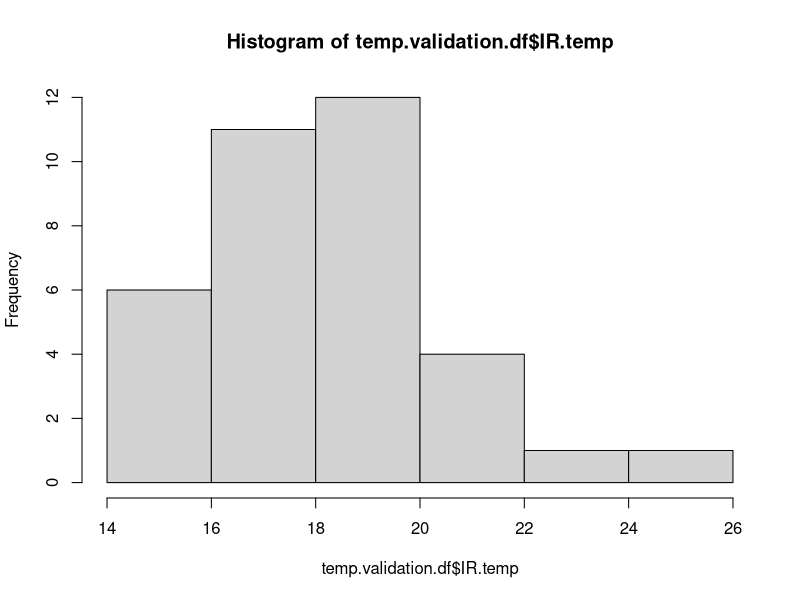
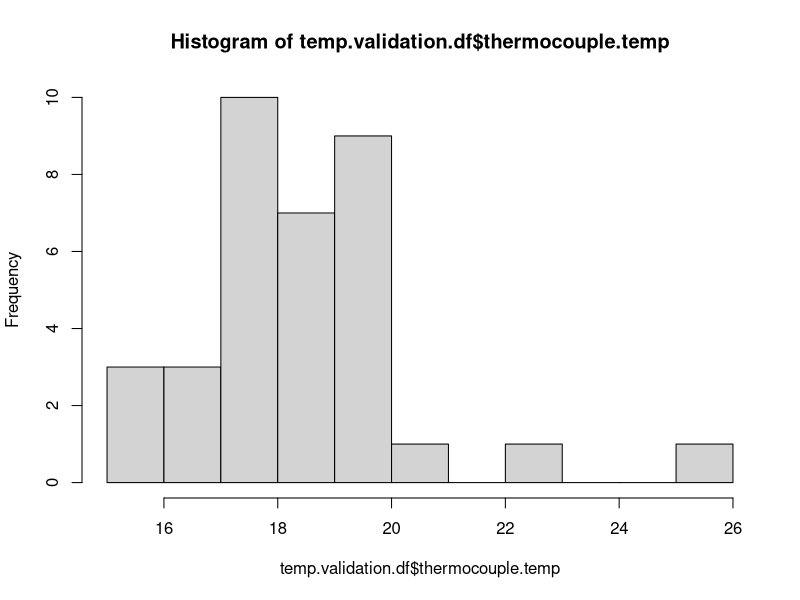
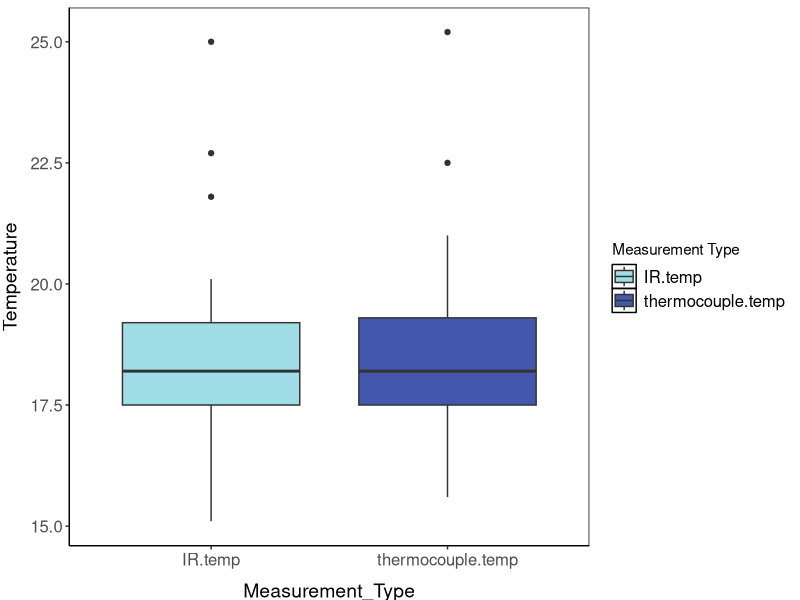
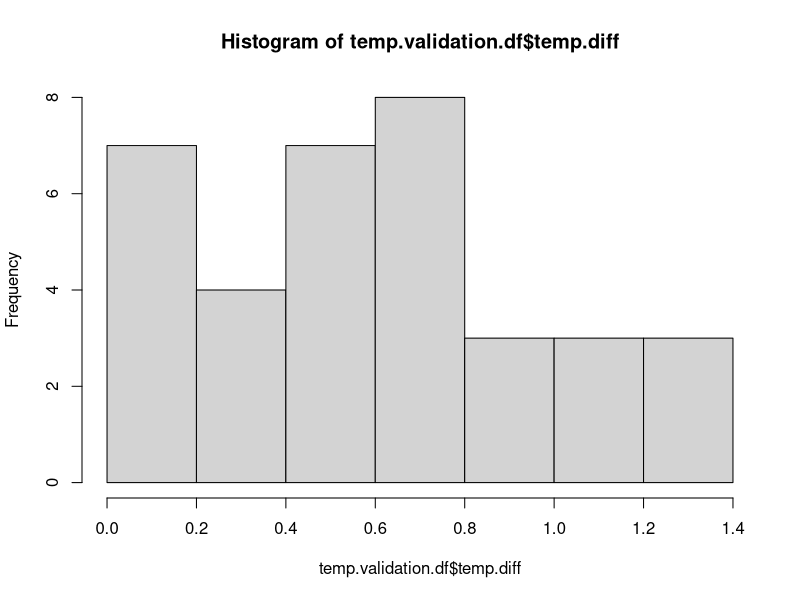
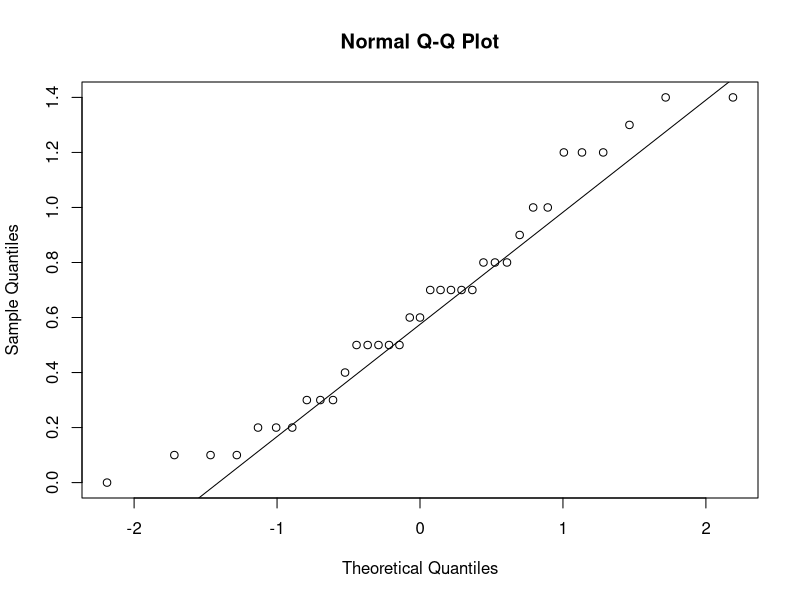
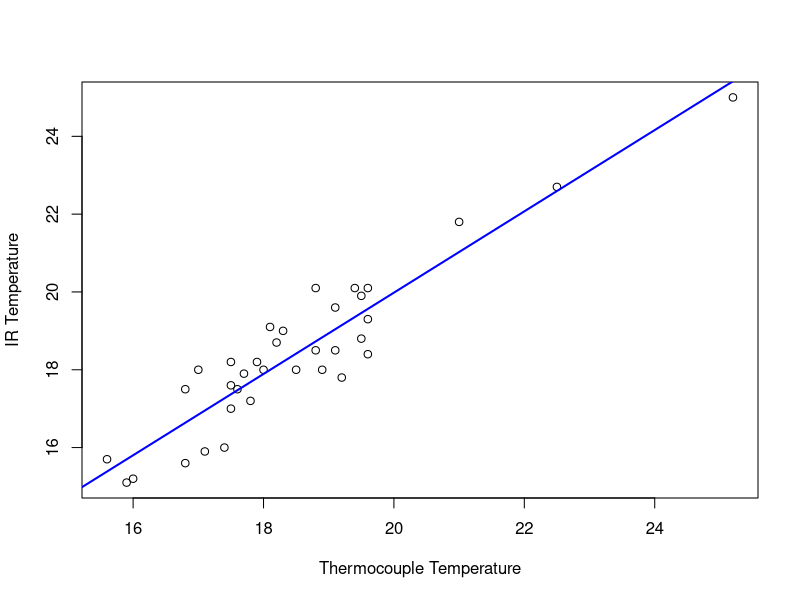

Generate these figures, in order, with R:
##############################################################################i
# Title: Validation of thermal imaging camera using a digital thermometer
#
# Author: Lydia Walton
# Last updated: 04-Apr-2026
##############################################################################i

graphics.off() #Clear open plots
rm(list = ls(all=T)) #Clear environment

#Set working directory
library(here)
#Packages for data manipulation
library(dplyr)
library(tidyr)
#Packages for plotting
library(ggplot2)

# Setup ----

#------------------------------------------Load data files

temp.validation.df <- read.csv("MS Data/Temperature-validation_2024.csv")

#-----------------------------------------Create theme for plotting

#Lydia's theme
LW_theme <- theme_classic() +
  theme(axis.title.x = element_text(vjust = -1, size = 14),
        axis.title.y = element_text(vjust = 2, size = 14),
        strip.text = element_text(size = 14),
        legend.text = element_text(size = 12),
        axis.text.x = element_text(size = 12),
        axis.text.y = element_text(size = 12),
        panel.background = element_rect(fill = NA, color = "black"))


#Look at the data
hist(temp.validation.df$IR.temp)

hist(temp.validation.df$thermocouple.temp)

#pivot to long format
temp.validation.long <- temp.validation.df %>%
  pivot_longer(
    cols = c(IR.temp, thermocouple.temp),
    names_to = "Measurement_Type",
    values_to = "Temperature")

temp.validation.plot <- temp.validation.long %>% 
  ggplot(aes(x = Measurement_Type, y = Temperature, fill = Measurement_Type)) +
  geom_boxplot(position = position_dodge(width = 0.75)) +
  scale_fill_manual(name = "Measurement Type",
                    values = c("#A0DDE6", "#4357AD")) +
  LW_theme

temp.validation.plot

#Paired t-test
t.test(temp.validation.df$IR.temp, temp.validation.df$thermocouple.temp, paired = TRUE)

#Test for normality
hist(temp.validation.df$temp.diff)
qqnorm(temp.validation.df$temp.diff)
qqline(temp.validation.df$temp.diff)

shapiro.test(temp.validation.df$temp.diff)

#Regression
temp.lm <- lm(IR.temp ~ thermocouple.temp, data = temp.validation.df)

summary(temp.lm)

plot(temp.validation.df$thermocouple.temp, temp.validation.df$IR.temp,
     xlab = "Thermocouple Temperature",
     ylab = "IR Temperature")

abline(temp.lm, col = "blue", lwd = 2)
